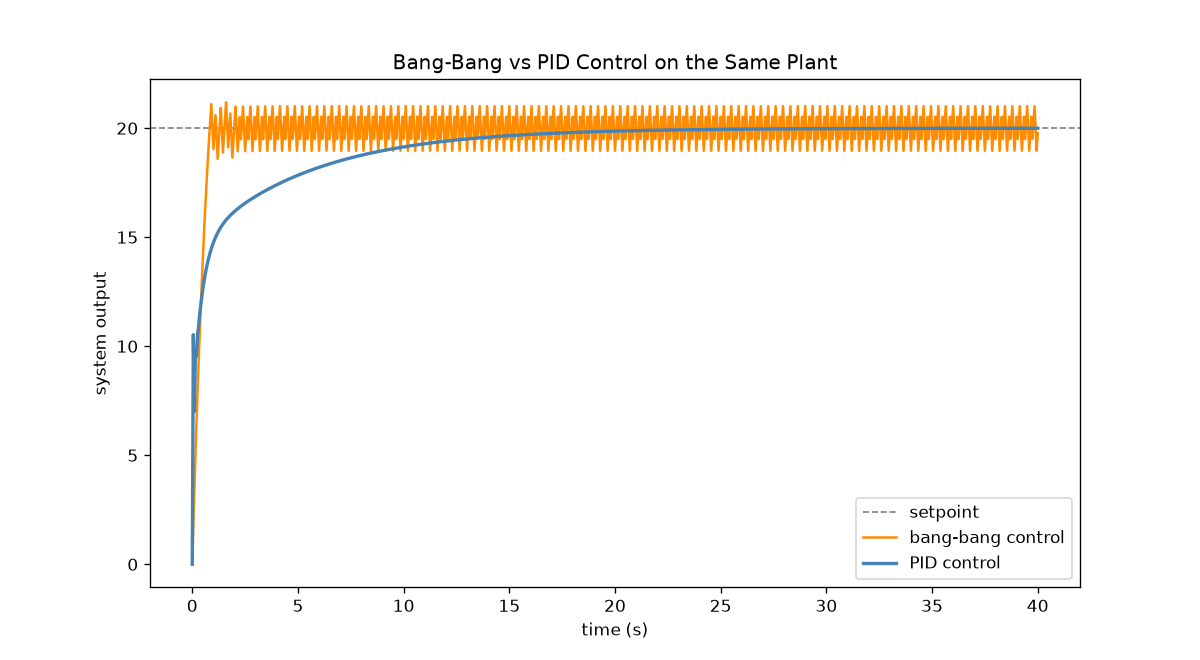

Write the Python code that produced this figure.
"""
Bang-Bang vs PID Control Comparison
==============================================
Contrasts the simplest possible feedback controller (bang-bang / on-off
control, e.g. a household thermostat) against PID control on the same
first-order plant, showing the classic trade-off: bang-bang is trivial to
implement but oscillates around the setpoint, while PID converges
smoothly with far less steady-state chatter.

"""

import matplotlib.pyplot as plt
import numpy as np


def plant_step(x, u, dt, tau=1.0):
    """First-order plant: dx/dt = (u - x) / tau  (e.g. a heating/cooling system)."""
    dx = (u - x) / tau
    return x + dx * dt


def simulate_bang_bang(setpoint, x0=0.0, dt=0.05, steps=800, on_power=35.0, hysteresis=0.5):
    x = x0
    u = on_power  # start heating
    history = [x]
    for _ in range(steps):
        if x < setpoint - hysteresis:
            u = on_power
        elif x > setpoint + hysteresis:
            u = 0.0
        # else: keep previous u (this is the hysteresis "dead band" a real thermostat uses)
        x = plant_step(x, u, dt)
        history.append(x)
    return np.array(history)


class PID:
    def __init__(self, kp, ki, kd, dt):
        self.kp, self.ki, self.kd, self.dt = kp, ki, kd, dt
        self.integral = 0.0
        self.prev_error = 0.0

    def compute(self, error):
        self.integral += error * self.dt
        derivative = (error - self.prev_error) / self.dt
        self.prev_error = error
        return self.kp * error + self.ki * self.integral + self.kd * derivative


def simulate_pid(setpoint, x0=0.0, dt=0.05, steps=800, kp=2.5, ki=0.6, kd=0.4):
    pid = PID(kp, ki, kd, dt)
    x = x0
    history = [x]
    for _ in range(steps):
        error = setpoint - x
        u = pid.compute(error)
        x = plant_step(x, u, dt)
        history.append(x)
    return np.array(history)


def demo():
    setpoint = 20.0
    bb_history = simulate_bang_bang(setpoint)
    pid_history = simulate_pid(setpoint)
    t = np.arange(len(bb_history)) * 0.05

    bb_settled = bb_history[3 * len(bb_history) // 4:]
    pid_settled = pid_history[3 * len(pid_history) // 4:]
    print(f"Steady-state oscillation (2nd half of run) — Bang-Bang std: {np.std(bb_settled):.3f}, PID std: {np.std(pid_settled):.4f}")

    fig, ax = plt.subplots(figsize=(10, 5.5))
    ax.axhline(setpoint, color="gray", linestyle="--", linewidth=1, label="setpoint")
    ax.plot(t, bb_history, color="darkorange", linewidth=1.5, label="bang-bang control")
    ax.plot(t, pid_history, color="steelblue", linewidth=2, label="PID control")
    ax.set_title("Bang-Bang vs PID Control on the Same Plant")
    ax.set_xlabel("time (s)")
    ax.set_ylabel("system output")
    ax.legend()
    plt.savefig("bang_bang_vs_pid.png", dpi=120)
    print("Saved visualization to bang_bang_vs_pid.png")
    plt.show()


if __name__ == "__main__":
    demo()
